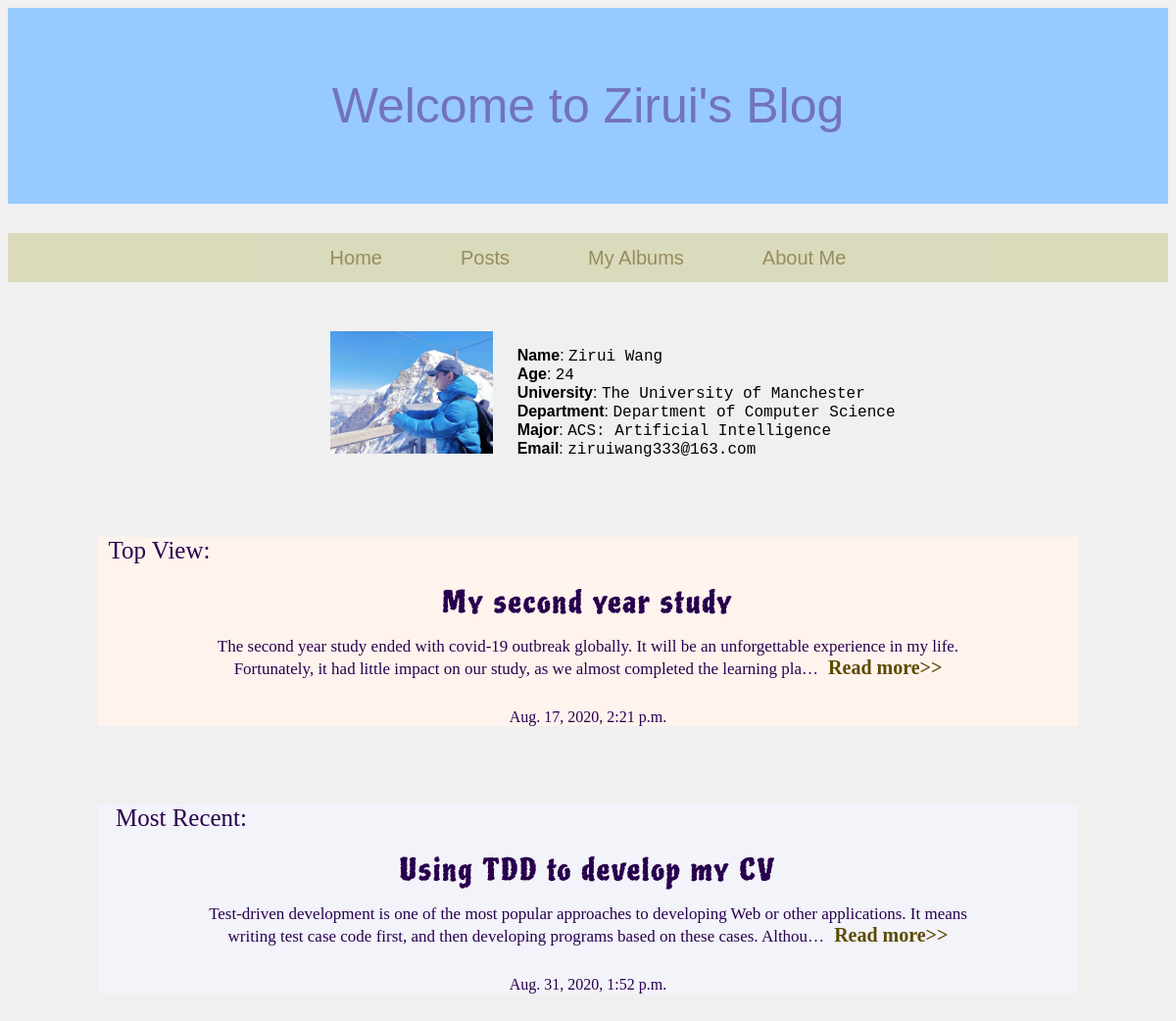
The page / on the database its author committed.
### blog/models.py (models this page shows, shortened)
class Post(models.Model):
    author = models.ForeignKey(settings.AUTH_USER_MODEL, on_delete=models.CASCADE)
    title = models.CharField(max_length=200)
    text = models.TextField()
    created_date = models.DateTimeField(default=timezone.now)
    published_date = models.DateTimeField(blank=True, null=True)
    total_views = models.PositiveIntegerField(default=0)
    type = models.ForeignKey(Post_Type, to_field="type", verbose_name="type", null=True, on_delete=models.CASCADE)

### blog/views.py (the view)
# urls.py: path('', views.index, name='index'),
def index(request):
    top_post = Post.objects.order_by('-total_views').first()
    most_recent = Post.objects.order_by('-published_date').first()
    return render(request, 'blog/index.html', {'top_post':top_post, 'most_recent':most_recent})

### blog/templates/blog/index.html (shortened to what this page needs)
{% extends 'blog/myBase.html' %}
{% load static %}
{% block title %}
	<div class="title">Welcome to Zirui's Blog</div>
{% endblock %}
{% block content %}
	<div class="me">
		<div class="photo"><img src="{% static 'images/indexPhoto.JPG' %}" width="80" height="102"/></div>
		<div class="personal">
		<div class="name1"><span class="infoTitle">Name</span>: <span class="infoBody">Zirui Wang</span></div>
		<div class="age1"><span class="infoTitle">Age</span>: <span class="infoBody">24</span></div>
		<div class="university1"><span class="infoTitle">University</span>: <span class="infoBody">The University of Manchester</span></div>
		<div class="college1"><span class="infoTitle">Department</span>: <span class="infoBody">Department of Computer Science</span></div>
		<div class="subject1"><span class="infoTitle">Major</span>: <span class="infoBody">ACS: Artificial Intelligence</span></div>
		<div class="email1"><span class="infoTitle">Email</span>: <span class="infoBody">ziruiwang333@163.com</span></div>
		</div>
	</div>
	<div class="topPost" align='center'>
		<div class="topView">Top View:</div>
		<div class="topPostTitle">{{top_post.title}}</div>
		<div class="topPostContent">{{top_post.text|safe|truncatechars:200|linebreaksbr}}<a href="{% url 'post_detail' pk=top_post.pk %}"><span class="topPostMore">Read more>></span></a></div>
		<div class="topPostDate">{{top_post.published_date}}</div>
	</div>
	<div class="mostRecent" align='center'>
		<div class="mostRecentText">Most Recent:</div>
		<div class="mostRecentTitle">{{most_recent.title}}</div>
		<div class="mostRecentContent">{{most_recent.text|safe|truncatechars:200|linebreaksbr}}<a href="{% url 'post_detail' pk=most_recent.pk %}"><span class="topPostMore">Read more>></span></a></div>
		<div class="mostRecentDate">{{most_recent.published_date}}</div>
	</div>
{% endblock %}

### blog/static/css/common/title.css (style rules this page uses)
div.title { background-color: #97CBFF; color: #7373B9; font-size: 50px; text-align: center; height: 200px; line-height: 200px; font-family: "Comic Sans MS", cursive, sans-serif; }

### blog/static/css/index.css (style rules this page uses)
a:link { text-decoration: none; color: #5B4B00; }
div.me { text-align: center; margin-top: 50px; font-family: "Comic Sans MS", cursive, sans-serif; }
div.photo { margin-left: 50px; display: inline-block; }
div.photo img { height: 125; width: auto; }
span.infoTitle { margin-left: 20px; font-style: normal; font-weight: bold; font-family: "Trebuchet MS", Helvetica, sans-serif; }
span.infoBody { font-family:"Lucida Console", Monaco, monospace; }
div.personal { text-align: left; display: inline-block; }
div.topView { margin-right: 875px; margin-bottom: 20px; font-size: 25; }
div.topPostTitle { font-family: Piedra-Regular; font-size: 30; letter-spacing: 2; margin-bottom: 15px; }
div.topPost { margin-top:80; font-family: 'BalooTamma2-Medium'; background-color: #FFF3EE; margin: 80px auto 0; width: 1000px; color: #28004D; }
div.topPostContent { width: 800px; font-size: 17; }
span.topPostMore { margin-left: 10px; font-size: 20; font-weight: bold; }
div.topPostDate { margin-top: 30px; }
div.mostRecent { margin-top:80; font-family: 'BalooTamma2-Medium'; background-color: #F3F3FA; margin: 80px auto 0; width: 1000px; color: #28004D; margin-bottom: 200px; }
div.mostRecentTitle { font-family: Piedra-Regular; font-size: 30; letter-spacing: 2; margin-bottom: 15px; }
div.mostRecentContent { width: 800px; font-size: 17; }
div.mostRecentDate { margin-top: 30px; }
div.mostRecentText { margin-right: 830px; margin-bottom: 20px; font-size: 25; }

### blog/static/css/introduction.css (style rules this page uses)
body { background-color: #F3F3FA; }

### blog/static/css/myBase.css (style rules this page uses)
body { background-color: #F0F0F0; }

### rows shown on the page
Post: title "My second year study", text "The second year study ended with covid-19 outbreak globally. It will be an unforgettable experience in my life. Fortunately, it had little impact on our study, as we almost completed the learning pla…", published_date "Aug. 17, 2020, 2:21 p.m."
Post: title "Using TDD to develop my CV", text "Test-driven development is one of the most popular approaches to developing Web or other applications. It means writing test case code first, and then developing programs based on these cases. Althou…", published_date "Aug. 31, 2020, 1:52 p.m."
